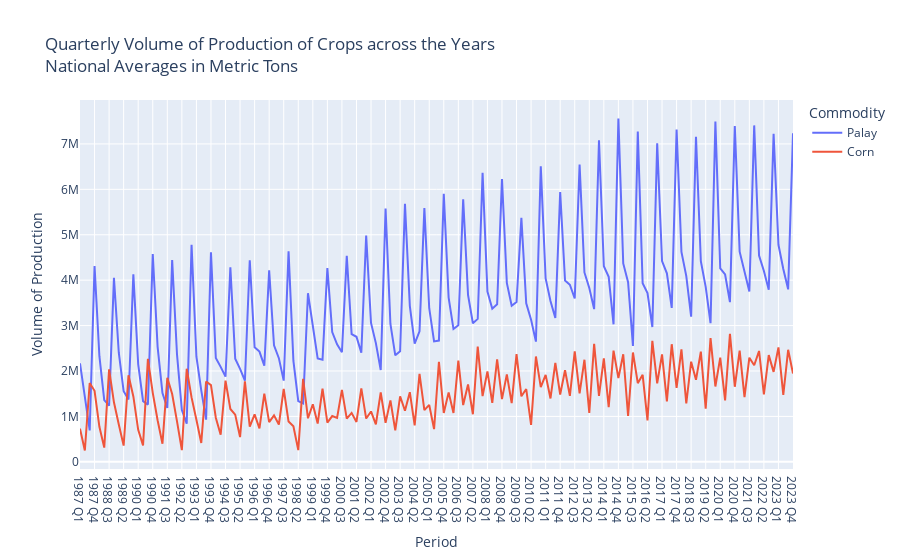

This figure's notebook cell:
### Code cell
# Volume of Production of Palay and Corn across the Years (Quarterly and Annual)
df2 = read_csv_to_df("datasets/agricultural-indicators/Volume_Rice and Corn_quarterly.csv")
df2 = df2[df2["Geolocation"] == "PHILIPPINES"]
df2 = df2.melt(id_vars=["Commodity", "Geolocation"], value_vars=df2.columns[2:], var_name="Period", value_name="Volume")
fig = px.line(df2, x="Period", y="Volume", color="Commodity", title='Quarterly Volume of Production of Crops across the Years<br>National Averages in Metric Tons').update_layout(
    xaxis_title="Period", yaxis_title = "Volume of Production")
fig.show()

### Figure 1 — Plotly figure (JSON) as saved in the notebook; plotly's stock layout.template omitted (floating-point values rounded to 4 significant figures; data arrays with more than 128 entries replaced by an {"elided": "..."} marker saying what was removed)
{"data": [{"hovertemplate": "Commodity=Palay<br>Period=%{x}<br>Volume=%{y}<extra></extra>", "legendgroup": "Palay", "line": {"color": "#636efa", "dash": "solid"}, "marker": {"symbol": "circle"}, "mode": "lines", "name": "Palay", "orientation": "v", "showlegend": true, "type": "scatter", "x": {"elided": "148 str values"}, "xaxis": "x", "y": {"elided": "148 float values"}, "yaxis": "y"}, {"hovertemplate": "Commodity=Corn<br>Period=%{x}<br>Volume=%{y}<extra></extra>", "legendgroup": "Corn", "line": {"color": "#EF553B", "dash": "solid"}, "marker": {"symbol": "circle"}, "mode": "lines", "name": "Corn", "orientation": "v", "showlegend": true, "type": "scatter", "x": {"elided": "148 str values"}, "xaxis": "x", "y": {"elided": "148 float values"}, "yaxis": "y"}], "layout": {"legend": {"title": {"text": "Commodity"}, "tracegroupgap": 0}, "title": {"text": "Quarterly Volume of Production of Crops across the Years<br>National Averages in Metric Tons"}, "xaxis": {"anchor": "y", "domain": [0, 1], "title": {"text": "Period"}}, "yaxis": {"anchor": "x", "domain": [0, 1], "title": {"text": "Volume of Production"}}}}
